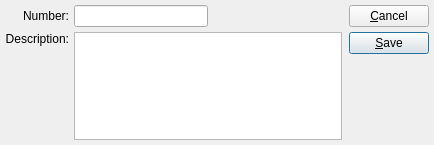
<ui version="4.0" >
 <author></author>
 <comment>This file is part of the xTuple ERP: PostBooks Edition, a free and
open source Enterprise Resource Planning software suite,
Copyright (c) 1999-2011 by OpenMFG LLC, d/b/a xTuple.
It is licensed to you under the Common Public Attribution License
version 1.0, the full text of which (including xTuple-specific Exhibits)
is available at www.xtuple.com/CPAL.  By using this software, you agree
to be bound by its terms.</comment>
 <exportmacro></exportmacro>
 <class>profitCenter</class>
 <widget class="QDialog" name="profitCenter" >
  <property name="geometry" >
   <rect>
    <x>0</x>
    <y>0</y>
    <width>434</width>
    <height>145</height>
   </rect>
  </property>
  <property name="windowTitle" >
   <string>Profit Center Number</string>
  </property>
  <layout class="QHBoxLayout" >
   <property name="margin" >
    <number>5</number>
   </property>
   <property name="spacing" >
    <number>7</number>
   </property>
   <item>
    <layout class="QGridLayout" >
     <property name="margin" >
      <number>0</number>
     </property>
     <property name="spacing" >
      <number>5</number>
     </property>
     <item row="0" column="0" >
      <widget class="QLabel" name="_numberLit" >
       <property name="text" >
        <string>Number:</string>
       </property>
       <property name="alignment" >
        <set>Qt::AlignRight|Qt::AlignTrailing|Qt::AlignVCenter</set>
       </property>
      </widget>
     </item>
     <item row="1" column="1" >
      <widget class="QTextEdit" name="_descrip" />
     </item>
     <item row="0" column="1" >
      <layout class="QHBoxLayout" >
       <property name="margin" >
        <number>0</number>
       </property>
       <property name="spacing" >
        <number>0</number>
       </property>
       <item>
        <widget class="XLineEdit" name="_number" />
       </item>
       <item>
        <spacer>
         <property name="orientation" >
          <enum>Qt::Horizontal</enum>
         </property>
         <property name="sizeType" >
          <enum>QSizePolicy::Expanding</enum>
         </property>
         <property name="sizeHint" >
          <size>
           <width>51</width>
           <height>10</height>
          </size>
         </property>
        </spacer>
       </item>
      </layout>
     </item>
     <item row="1" column="0" >
      <layout class="QVBoxLayout" >
       <property name="margin" >
        <number>0</number>
       </property>
       <property name="spacing" >
        <number>6</number>
       </property>
       <item>
        <widget class="QLabel" name="_descripLit" >
         <property name="sizePolicy" >
          <sizepolicy>
           <hsizetype>5</hsizetype>
           <vsizetype>0</vsizetype>
           <horstretch>0</horstretch>
           <verstretch>0</verstretch>
          </sizepolicy>
         </property>
         <property name="text" >
          <string>Description:</string>
         </property>
         <property name="alignment" >
          <set>Qt::AlignRight|Qt::AlignTrailing|Qt::AlignVCenter</set>
         </property>
        </widget>
       </item>
       <item>
        <spacer>
         <property name="orientation" >
          <enum>Qt::Vertical</enum>
         </property>
         <property name="sizeType" >
          <enum>QSizePolicy::Expanding</enum>
         </property>
         <property name="sizeHint" >
          <size>
           <width>26</width>
           <height>58</height>
          </size>
         </property>
        </spacer>
       </item>
      </layout>
     </item>
    </layout>
   </item>
   <item>
    <layout class="QVBoxLayout" >
     <property name="margin" >
      <number>0</number>
     </property>
     <property name="spacing" >
      <number>5</number>
     </property>
     <item>
      <widget class="QPushButton" name="_close" >
       <property name="text" >
        <string>&amp;Cancel</string>
       </property>
      </widget>
     </item>
     <item>
      <widget class="QPushButton" name="_save" >
       <property name="text" >
        <string>&amp;Save</string>
       </property>
       <property name="default" >
        <bool>true</bool>
       </property>
      </widget>
     </item>
     <item>
      <spacer>
       <property name="orientation" >
        <enum>Qt::Vertical</enum>
       </property>
       <property name="sizeType" >
        <enum>QSizePolicy::Expanding</enum>
       </property>
       <property name="sizeHint" >
        <size>
         <width>20</width>
         <height>20</height>
        </size>
       </property>
      </spacer>
     </item>
    </layout>
   </item>
  </layout>
 </widget>
 <layoutdefault spacing="6" margin="11" />
 <pixmapfunction>qPixmapFromMimeSource</pixmapfunction>
 <customwidgets>
  <customwidget>
   <class>XLineEdit</class>
   <extends>QLineEdit</extends>
   <header>xlineedit.h</header>
   <container>0</container>
   <pixmap></pixmap>
  </customwidget>
 </customwidgets>
 <tabstops>
  <tabstop>_number</tabstop>
  <tabstop>_descrip</tabstop>
  <tabstop>_save</tabstop>
  <tabstop>_close</tabstop>
 </tabstops>
 <includes/>
 <resources/>
 <connections>
  <connection>
   <sender>_close</sender>
   <signal>clicked()</signal>
   <receiver>profitCenter</receiver>
   <slot>reject()</slot>
   <hints>
    <hint type="sourcelabel" >
     <x>20</x>
     <y>20</y>
    </hint>
    <hint type="destinationlabel" >
     <x>20</x>
     <y>20</y>
    </hint>
   </hints>
  </connection>
 </connections>
</ui>
